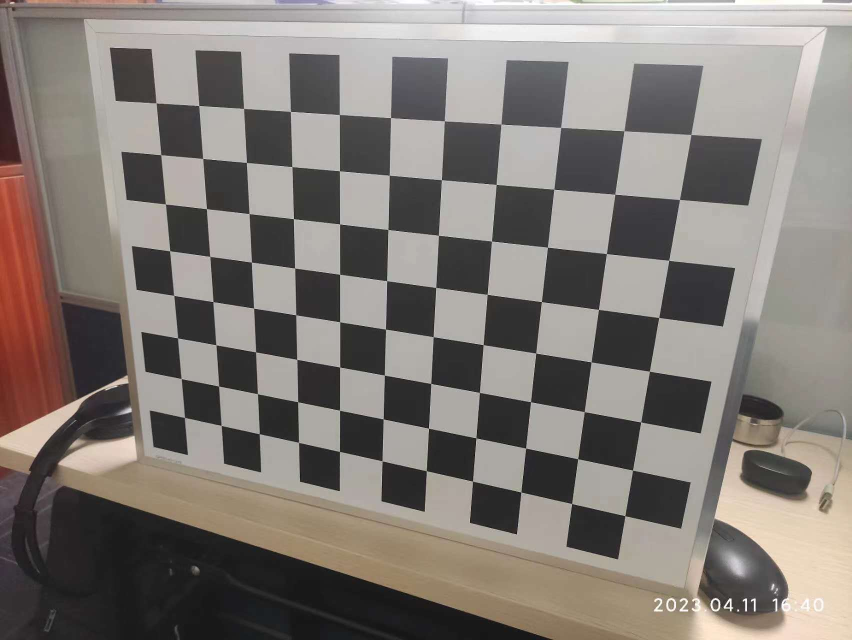
#> input picture temp/calibration/original image/IMG_1.jpg, 1704 x 1280 px (shown at 1/2 size); its folder holds 4 pictures in this run
$ python calibration2.py
#> lines starting #> are read from the running program, lines starting #| are printed output that depends on the picture
import os
import cv2
import numpy as np


"""_标定相机_"""
def calibrate_camera(image_points, object_points, image_size):

    ret, mtx, dist, rvecs, tvecs = cv2.calibrateCamera(object_points, image_points, image_size, None, None)
    # 计算重投影误差
    mean_error = 0
    for i in range(len(object_points)):
        imgpoints2, _ = cv2.projectPoints(object_points[i], rvecs[i], tvecs[i], mtx, dist)
        error = cv2.norm(image_points[i], imgpoints2, cv2.NORM_L2) / len(imgpoints2)
        mean_error += error
    print("total error: ", mean_error / len(object_points))
    return mtx, dist


"""_获取角点_"""
def get_image_points(images):
    image_points = []
    for image in images:
        gray = cv2.cvtColor(image, cv2.COLOR_BGR2GRAY)
        ret, corners = cv2.findChessboardCorners(gray, (9, 6), None)
        if ret:
            image_points.append(corners)
    return image_points

"""_获取物体坐标系中的坐标_"""
def get_object_points(images):
    object_points = []
    for i in range(len(images)):
        object_point = np.zeros((6 * 9, 3), np.float32)
        object_point[:, :2] = np.mgrid[0:9, 0:6].T.reshape(-1, 2)
        object_point[:, 2] = 0
        object_points.append(object_point)
    return object_points

if __name__ == '__main__':
    path="./calibration/original image/"
    files = os.listdir(path)
    nums=len(files)
    images = []
    for i in range(1, nums):
        filename = path+files[i]
        image = cv2.imread(filename)
#> image is the input picture: shape (1280, 1704, 3); mean B, G, R 118.1, 123.3, 129.7
        images.append(image)

    image_size = (images[0].shape[1], images[0].shape[0])
#> image_size = (1704, 1280)
    print("image_size:",image_size)
#| image_size: (1704, 1280)
    image_points = get_image_points(images)
#> the loop in get_image_points, `for image in images:` made 3 passes
#> pass 1, in get_image_points, `gray = cv2.cvtColor(image, cv2.COLOR_BGR2GRAY)`:
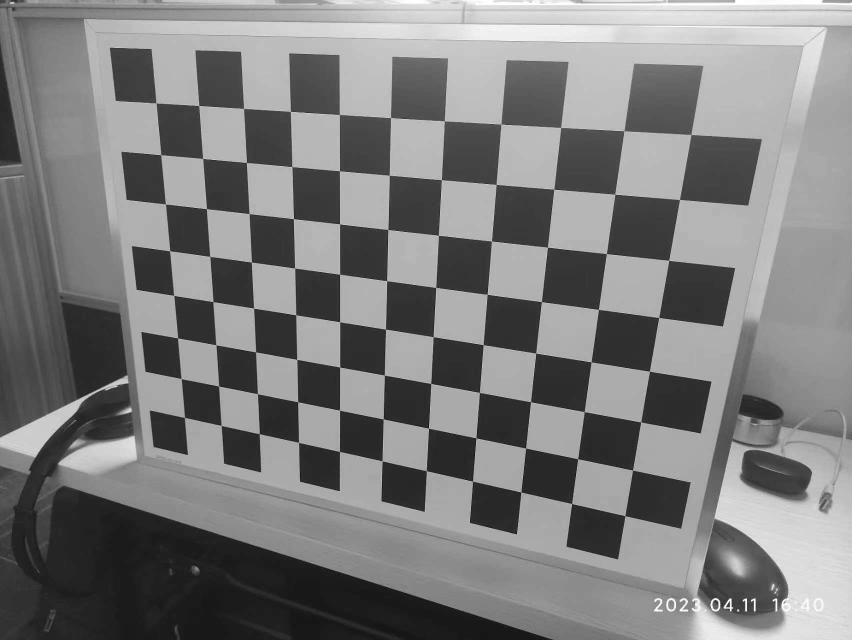
#> gray: shape (1280, 1704) (shown at 1/2 size); min 0, max 255, mean 124.6
#> pass 2, in get_image_points, `gray = cv2.cvtColor(image, cv2.COLOR_BGR2GRAY)`:
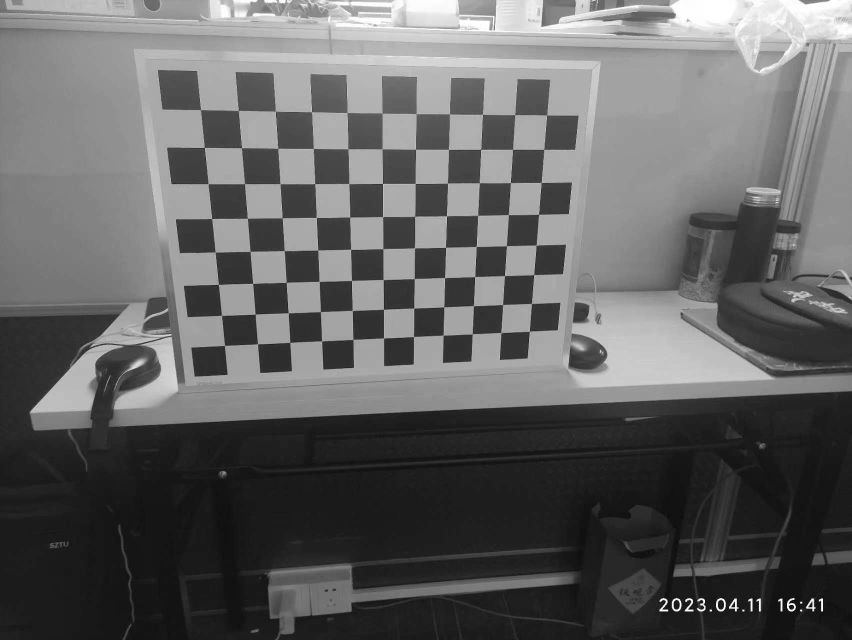
#> gray: shape (1280, 1704) (shown at 1/2 size); min 0, max 255, mean 99.6
#> pass 3, in get_image_points, `gray = cv2.cvtColor(image, cv2.COLOR_BGR2GRAY)`:
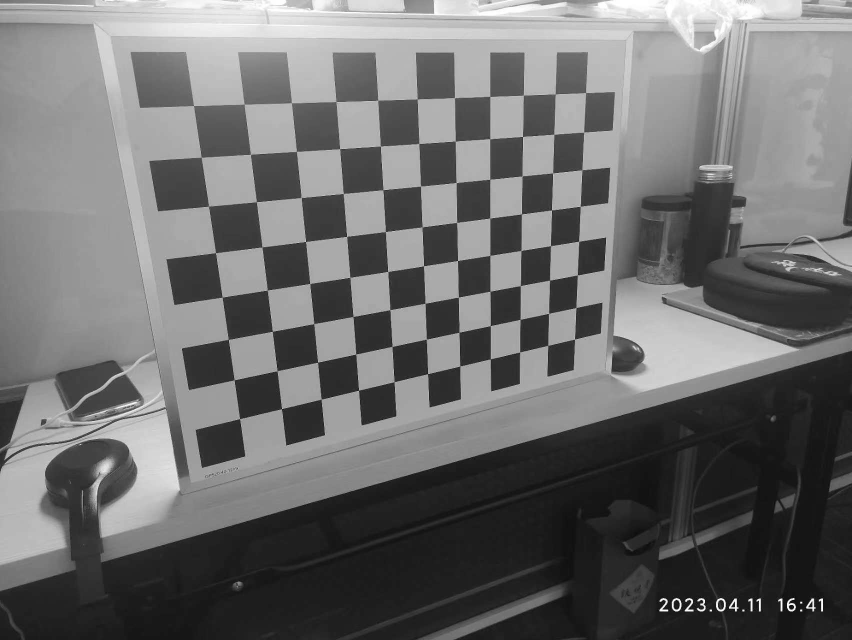
#> gray: shape (1280, 1704) (shown at 1/2 size); min 0, max 255, mean 109.9
#> after the loop in get_image_points, `for image in images:`: image_points = []
#> image_points = []
    object_points = get_object_points(images)
#> the loop in get_object_points, `for i in range(len(images)):` made 3 passes
#> after the loop in get_object_points, `for i in range(len(images)):`: object_points = 3 items
#> object_points = 3 items

    mtx, dist = calibrate_camera(image_points, object_points, image_size)
#> (the run stopped early here; a loop or call above may not have finished)
